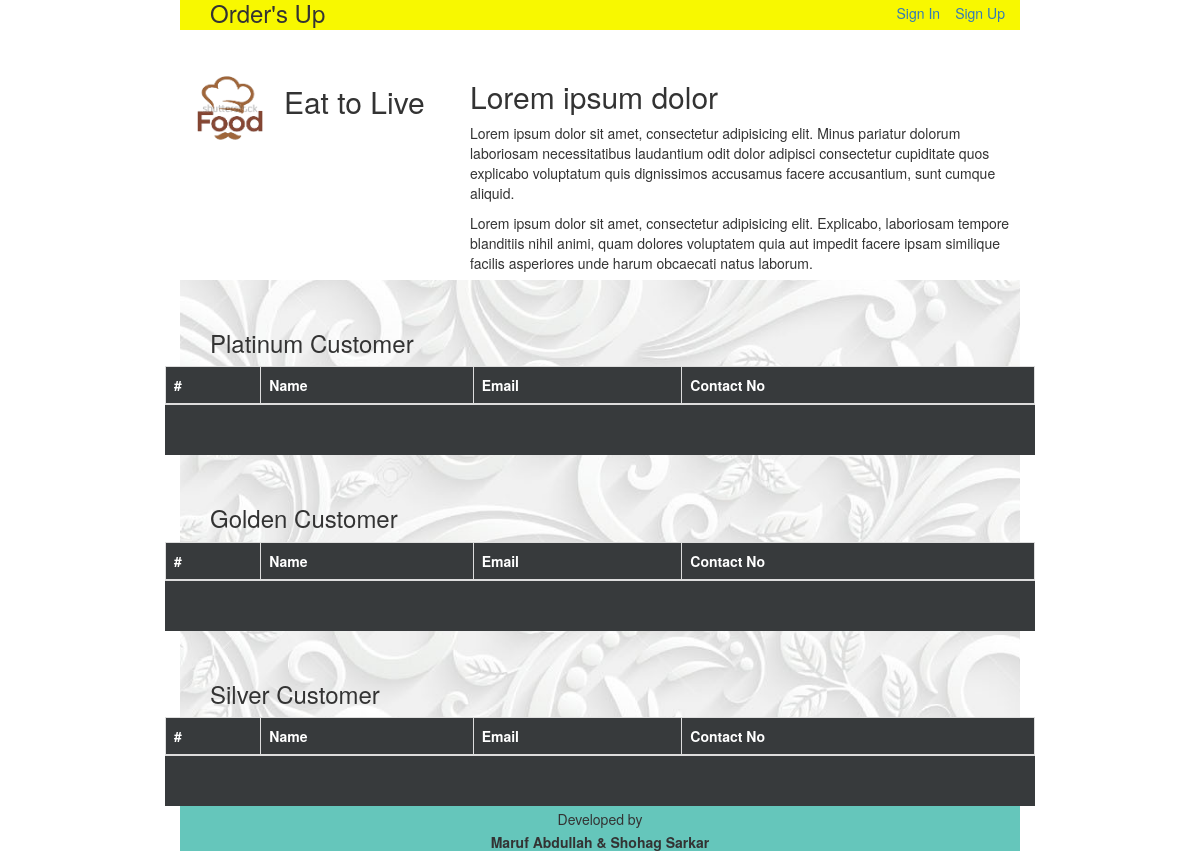
/customerStatus.php, run on an earlier commit of the app's database.
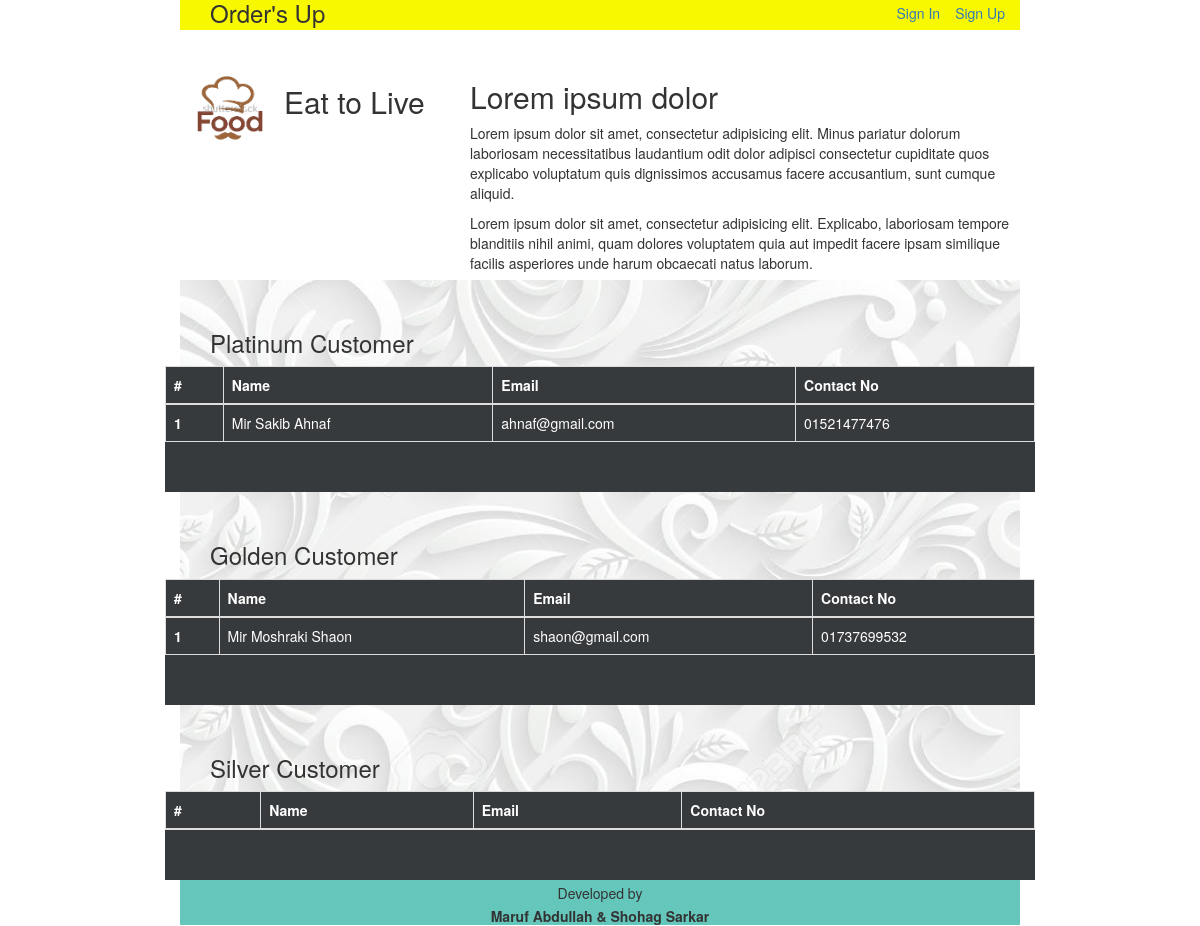
And on a later commit of the database.
### tables this page shows
CREATE TABLE `previous_month_entry_history` (
  `contact_no` varchar(255) NOT NULL,
  `email` varchar(255) NOT NULL,
  `name` varchar(255) NOT NULL,
  `number_of_entry_on_this_month` int(11) NOT NULL
);

### customerStatus.php (the view, shortened to what this page needs)
<?php
	include 'php/dbConnection.php';
	include 'php/navigation.php';
?>
<!DOCTYPE html>
<html>
<head>
	<link rel="stylesheet" href="css/bootstrap.css">
	<link rel="stylesheet" type="text/css" href="css/forTest.css">
</head>
<body class="main-body">
	<div class="navigationBar">
		<h3>Order's Up</h3>
		<?php
			if(isset($_SESSION['email'])){
				$query = "SELECT * FROM admin";
				$result = mysqli_query($con, $query);
				$row = mysqli_fetch_assoc($result);
				if ($_SESSION['email'] == $row['email']) {
					$identity = "admin";
				}else{
					$identity = "entry_operator";
				}
			}else
				$identity = "";
			navigationBar("customerStatus", $identity);
		 ?>
	</div>
	<div class="front-page-body">
		<div class="resturant-bannar">
			<div class="row">
				<div class="col-sm-4 left-portion">
					<img src="images/logo.png">
					<h2>Eat to Live</h2>
				</div>
				<div class="col-sm-8 right-portion">
					<h2>Lorem ipsum dolor </h2>
					<p>Lorem ipsum dolor sit amet, consectetur adipisicing elit. Minus pariatur dolorum laboriosam necessitatibus laudantium odit dolor adipisci consectetur cupiditate quos explicabo voluptatum quis dignissimos accusamus facere accusantium, sunt cumque aliquid.</p>
					<p>Lorem ipsum dolor sit amet, consectetur adipisicing elit. Explicabo, laboriosam tempore blanditiis nihil animi, quam dolores voluptatem quia aut impedit facere ipsam similique facilis asperiores unde harum obcaecati natus laborum.</p>
				</div>
			</div>
		</div>
		<div class="food-list">
			<h3>Platinum Customer</h3>
			<div class="row single-catagory" style="background-color: #373A3C;color: white">
				<?php
					$query = "SELECT * FROM `previous_month_entry_history` WHERE number_of_entry_on_this_month >= 20";
					$result = mysqli_query($con, $query);
					$num_cul = mysqli_num_rows($result);
					$count = 1;
					echo '
						<div>
							<table class="table table-bordered table-inverse">
							  <thead>
							    <tr>
							      <th>#</th>
							      <th>Name</th>
							      <th>Email</th>
							      <th>Contact No</th>
							    </tr>
							  </thead>
							  <tbody>
					';
					for($i = 0; $i < $num_cul; $i++){
						$row = mysqli_fetch_assoc($result);
						$contact_no = $row['contact_no'];
						$email = $row['email'];
						$name = $row['name'];
						echo '
							  <tr>
							    <th scope="row">'.$count.'</th>
							    <td>'.$name.'</td>
							    <td>'.$email.'</td>
							    <td>'.$contact_no.'</td>
							  </tr>
						';
						$count++;
					}
					echo '
						  </tbody>
						</table>
					</div>
					';
				 ?>
			</div>
			<h3>Golden Customer</h3>
			<div class="row single-catagory" style="background-color: #373A3C;color: white">
				<?php
					$query = "SELECT * FROM `previous_month_entry_history` WHERE number_of_entry_on_this_month >= 10 AND number_of_entry_on_this_month < 20";
					$result = mysqli_query($con, $query);
					$num_cul = mysqli_num_rows($result);
					$count = 1;
					echo '
						<div>
							<table class="table table-bordered table-inverse">
							  <thead>
							    <tr>
							      <th>#</th>
							      <th>Name</th>
							      <th>Email</th>
							      <th>Contact No</th>
							    </tr>
							  </thead>
							  <tbody>
					';
					for($i = 0; $i < $num_cul; $i++){
						$row = mysqli_fetch_assoc($result);
						$contact_no = $row['contact_no'];
						$email = $row['email'];
						$name = $row['name'];
						echo '
							  <tr>
							    <th scope="row">'.$count.'</th>
							    <td>'.$name.'</td>
							    <td>'.$email.'</td>
							    <td>'.$contact_no.'</td>
							  </tr>
						';
						$count++;
					}
					echo '
						  </tbody>
						</table>
					</div>
					';
				 ?>
			</div>
			<h3>Silver Customer</h3>
			<div class="row single-catagory" style="background-color: #373A3C;color: white">
				<?php
					echo '
						<div>
							<table class="table table-bordered table-inverse">
							  <thead>
							    <tr>
							      <th>#</th>
							      <th>Name</th>
							      <th>Email</th>
							      <th>Contact No</th>
							    </tr>
							  </thead>
							  <tbody>
					';
					echo '
						  </tbody>
						</table>
					</div>
					';
				 ?>
			</div>
		</div>
		<div class="footer">
			<p>Developed by</p>
			<b><p>Maruf Abdullah & Shohag Sarkar</p></b>
		</div>
	</div>
</body>
</html>

### php/navigation.php (shortened to what this page needs)
<?php
	function navigationBar($source, $identity){
		if(!isset($_SESSION['email'])){
			echo '
				<ul>
					<li><a href="signIn.php">Sign In</a></li>
					<li><a href="signUp.php">Sign Up</a></li>
				</ul>
			';
		}
	}
 ?>

### css/forTest.css (style rules this page uses)
.navigationBar { background: #F8F800; height: 30px; margin: 0 15%; }
.navigationBar h3 { padding-left: 30px; display: inline-block; margin: 0; }
.navigationBar ul { list-style: none; float: right; }
.navigationBar ul li { float: left; padding-right: 15px; padding-top: 3px; }
.front-page-body { margin: 0 15%; background-image: url('../images/background.jpg'); background-attachment: fixed; background-repeat: repeat; background-size: cover; }
.resturant-bannar { padding: 30px 0; background-color: white; height: 250px; }
.left-portion h2 { display: inline-block; margin: 0; padding: 15px 0 0 0px; }
.left-portion img { height: 100px; width: 100px; display: inline-block; }
.food-list { //padding: 50px 0; }
.single-catagory { padding-bottom: 30px; background-color: #ECECEC; //border-bottom: 2px solid #1BA39C; //border-width: 15px; }
.food-list h3 { padding-left: 30px; padding-top: 30px; }
.footer { height: 45px; text-align: center; background-color: #65C6BB; }
.footer p { //display: inline-block; padding-top: 3px; margin: 0; }

What changed in the data, as far as the page shows it:
added previous_month_entry_history: name "Mir Sakib Ahnaf", email "ahnaf@gmail.com", contact_no "01521477476", shown under "Platinum Customer"
added previous_month_entry_history: name "Mir Moshraki Shaon", email "shaon@gmail.com", contact_no "01737699532", shown under "Golden Customer"
